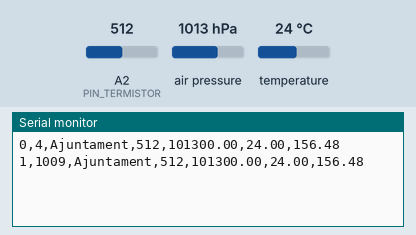
Simulated run of this sketch. Board: Arduino Uno, built with avr-gcc and run on an emulated ATmega328P. On the bench: the last lines printed to the serial monitor. The test bench sets the inputs (shaded band); at power-on: air pressure 1013 hPa, A2 (PIN_TERMISTOR) = 512, temperature 24 °C.

Above: at 1.2 s.
1.3 s: air pressure set to 952 hPa
At 2.6 s:
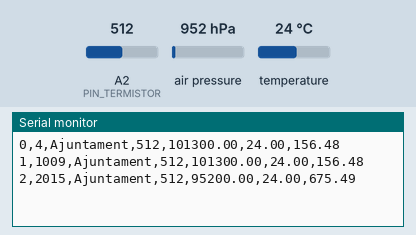
2.8 s: A2 (PIN_TERMISTOR) set to 716
At 3.8 s:
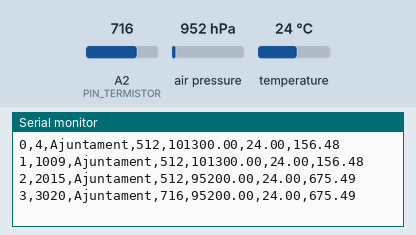
4.3 s: temperature set to 12 °C
At 5.6 s:
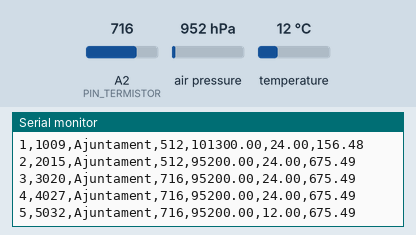
5.8 s: A2 (PIN_TERMISTOR) set to 900
At 6.9 s:
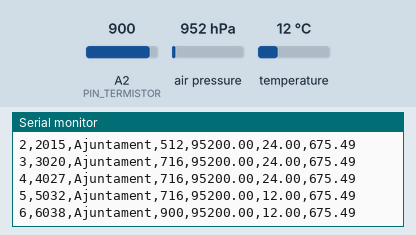
7.3 s: air pressure set to 975 hPa
At 8.9 s:
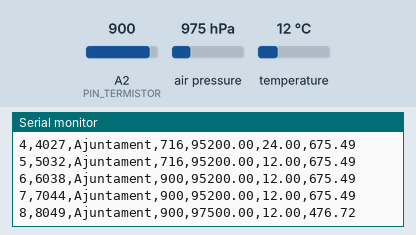
Timing chart, 0 to 9.8 s (numbered marks = the images above; inputs shaded):
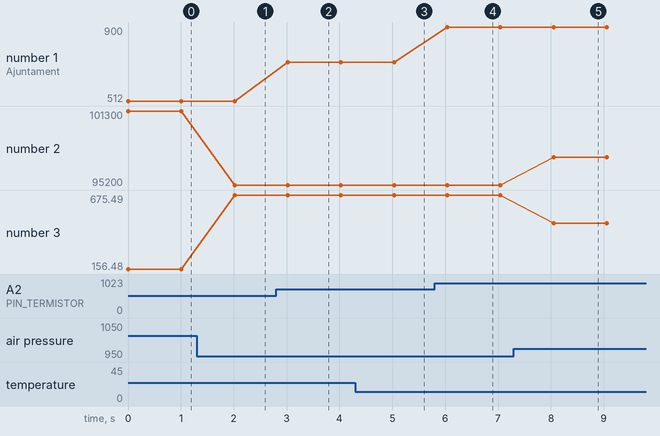

The sketch:

cansat_3.ino
```cpp
#include <Wire.h>
#include <SPI.h>
#include <Adafruit_BMP280.h>

const int BAUDS_PER_SEGON = 9600;    //Baud = nombre de símbols (9600 = 9600 símbols enviats cada segon)
const int TEMPS_ENTRE_DADES = 1000;  //Delay entre el final en ms

const int PIN_TERMISTOR = A2;

Adafruit_BMP280 bmp;              // I2C
float PRESSIO_ALTURA_0 = 1032.0;  //Ajustar el dia de la mesura

int num_paquet = 0;

void setup() {
  Serial.begin(BAUDS_PER_SEGON);

  //TEST FUNCIONAMENT BMP280
  while (!Serial) delay(100);
  unsigned status;
  status = bmp.begin();
  /*
  if (!status) {
    Serial.println("Error de connexió BMP280");
    while (1) delay(10);
  }
  */

}

void loop() {

  int lectura_termistor = analogRead(PIN_TERMISTOR);
  float pressio = bmp.readPressure();
  float temperatura_bmp280 = bmp.readTemperature();

  //  altitude = 44330 * (1.0 - pow(pressure / seaLevelhPa, 0.1903));

  float altura_bmp280 = bmp.readAltitude(PRESSIO_ALTURA_0);

  Serial.print(num_paquet);
  Serial.print(",");
  Serial.print(millis());
  Serial.print(",");
  Serial.print("Ajuntament");
  Serial.print(",");
  Serial.print(lectura_termistor);
  Serial.print(",");
  Serial.print(pressio);
  Serial.print(",");
  Serial.print(temperatura_bmp280);
  Serial.print(",");
  Serial.print(altura_bmp280);
  Serial.println();

  num_paquet++;

  delay(TEMPS_ENTRE_DADES);
  }
```

Measured:
- after the input at 1.3 s, the serial monitor: prints a new line after 0.72 s (image 1)
- after the input at 2.8 s, the serial monitor: prints a new line after 0.22 s (image 2)
- after the input at 4.3 s, the serial monitor: prints a new line after 0.73 s (image 3)
- after the input at 5.8 s, the serial monitor: prints a new line after 0.24 s (image 4)
- after the input at 7.3 s, the serial monitor: prints a new line after 0.75 s (image 5)
- plotted number 1: 512 → 716 after the input at 2.8 s, 716 → 900 after the input at 5.8 s
- plotted number 2: 101300 → 95200 after the input at 1.3 s, 95200 → 97500 after the input at 7.3 s
- plotted number 3: 156.48 → 675.49 after the input at 1.3 s, 675.49 → 476.72 after the input at 7.3 s
